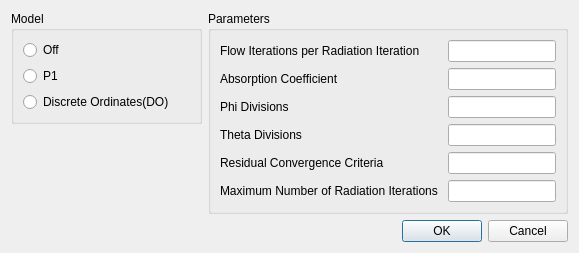
<?xml version="1.0" encoding="UTF-8"?>
<ui version="4.0">
 <class>RadiationDialog</class>
 <widget class="QDialog" name="RadiationDialog">
  <property name="geometry">
   <rect>
    <x>0</x>
    <y>0</y>
    <width>579</width>
    <height>252</height>
   </rect>
  </property>
  <property name="windowTitle">
   <string>Radiation Model</string>
  </property>
  <layout class="QVBoxLayout" name="verticalLayout_4">
   <item>
    <widget class="QWidget" name="widget_5" native="true">
     <layout class="QHBoxLayout" name="horizontalLayout">
      <property name="leftMargin">
       <number>0</number>
      </property>
      <property name="topMargin">
       <number>0</number>
      </property>
      <property name="rightMargin">
       <number>0</number>
      </property>
      <property name="bottomMargin">
       <number>0</number>
      </property>
      <item>
       <widget class="QWidget" name="modelWidget" native="true">
        <layout class="QVBoxLayout" name="verticalLayout_2">
         <property name="leftMargin">
          <number>0</number>
         </property>
         <property name="topMargin">
          <number>0</number>
         </property>
         <property name="rightMargin">
          <number>0</number>
         </property>
         <property name="bottomMargin">
          <number>0</number>
         </property>
         <item>
          <widget class="QGroupBox" name="modelGroup">
           <property name="sizePolicy">
            <sizepolicy hsizetype="Preferred" vsizetype="Preferred">
             <horstretch>0</horstretch>
             <verstretch>0</verstretch>
            </sizepolicy>
           </property>
           <property name="title">
            <string>Model</string>
           </property>
           <layout class="QVBoxLayout" name="verticalLayout">
            <item>
             <widget class="QRadioButton" name="off">
              <property name="text">
               <string>Off</string>
              </property>
              <attribute name="buttonGroup">
               <string notr="true">modelRadioGroup</string>
              </attribute>
             </widget>
            </item>
            <item>
             <widget class="QRadioButton" name="p1">
              <property name="text">
               <string>P1</string>
              </property>
              <attribute name="buttonGroup">
               <string notr="true">modelRadioGroup</string>
              </attribute>
             </widget>
            </item>
            <item>
             <widget class="QRadioButton" name="DO">
              <property name="text">
               <string>Discrete Ordinates(DO)</string>
              </property>
              <attribute name="buttonGroup">
               <string notr="true">modelRadioGroup</string>
              </attribute>
             </widget>
            </item>
           </layout>
          </widget>
         </item>
         <item>
          <spacer name="verticalSpacer">
           <property name="orientation">
            <enum>Qt::Vertical</enum>
           </property>
           <property name="sizeType">
            <enum>QSizePolicy::Expanding</enum>
           </property>
           <property name="sizeHint" stdset="0">
            <size>
             <width>20</width>
             <height>0</height>
            </size>
           </property>
          </spacer>
         </item>
        </layout>
       </widget>
      </item>
      <item>
       <widget class="QWidget" name="parametersWidget" native="true">
        <layout class="QVBoxLayout" name="verticalLayout_3">
         <property name="leftMargin">
          <number>0</number>
         </property>
         <property name="topMargin">
          <number>0</number>
         </property>
         <property name="rightMargin">
          <number>0</number>
         </property>
         <property name="bottomMargin">
          <number>0</number>
         </property>
         <item>
          <widget class="QGroupBox" name="parametersGroup">
           <property name="sizePolicy">
            <sizepolicy hsizetype="Preferred" vsizetype="Preferred">
             <horstretch>0</horstretch>
             <verstretch>0</verstretch>
            </sizepolicy>
           </property>
           <property name="title">
            <string>Parameters</string>
           </property>
           <layout class="QFormLayout" name="formLayout">
            <item row="1" column="0">
             <widget class="QLabel" name="label_2">
              <property name="minimumSize">
               <size>
                <width>0</width>
                <height>0</height>
               </size>
              </property>
              <property name="text">
               <string>Absorption Coefficient</string>
              </property>
             </widget>
            </item>
            <item row="1" column="1">
             <widget class="QLineEdit" name="absorptionCoefficient">
              <property name="sizePolicy">
               <sizepolicy hsizetype="Preferred" vsizetype="Fixed">
                <horstretch>0</horstretch>
                <verstretch>0</verstretch>
               </sizepolicy>
              </property>
             </widget>
            </item>
            <item row="2" column="0">
             <widget class="QLabel" name="phiDivisionsLabel">
              <property name="minimumSize">
               <size>
                <width>0</width>
                <height>0</height>
               </size>
              </property>
              <property name="text">
               <string>Phi Divisions </string>
              </property>
             </widget>
            </item>
            <item row="3" column="1">
             <widget class="QLineEdit" name="thetaDivisions">
              <property name="sizePolicy">
               <sizepolicy hsizetype="Preferred" vsizetype="Fixed">
                <horstretch>0</horstretch>
                <verstretch>0</verstretch>
               </sizepolicy>
              </property>
             </widget>
            </item>
            <item row="4" column="1">
             <widget class="QLineEdit" name="residualConvergenceCriteria">
              <property name="sizePolicy">
               <sizepolicy hsizetype="Preferred" vsizetype="Fixed">
                <horstretch>0</horstretch>
                <verstretch>0</verstretch>
               </sizepolicy>
              </property>
             </widget>
            </item>
            <item row="5" column="1">
             <widget class="QLineEdit" name="maximumNumberOfRadiationIterations">
              <property name="sizePolicy">
               <sizepolicy hsizetype="Preferred" vsizetype="Fixed">
                <horstretch>0</horstretch>
                <verstretch>0</verstretch>
               </sizepolicy>
              </property>
             </widget>
            </item>
            <item row="0" column="0">
             <widget class="QLabel" name="flowIterationsPerRadiationIterationLabel">
              <property name="minimumSize">
               <size>
                <width>0</width>
                <height>0</height>
               </size>
              </property>
              <property name="text">
               <string>Flow Iterations per Radiation Iteration</string>
              </property>
             </widget>
            </item>
            <item row="0" column="1">
             <widget class="QLineEdit" name="flowIterationsPerRadiationIteration">
              <property name="sizePolicy">
               <sizepolicy hsizetype="Preferred" vsizetype="Fixed">
                <horstretch>0</horstretch>
                <verstretch>0</verstretch>
               </sizepolicy>
              </property>
             </widget>
            </item>
            <item row="5" column="0">
             <widget class="QLabel" name="maximumNumberOfRadiationIterationsLabel">
              <property name="minimumSize">
               <size>
                <width>0</width>
                <height>0</height>
               </size>
              </property>
              <property name="text">
               <string>Maximum Number of Radiation Iterations </string>
              </property>
             </widget>
            </item>
            <item row="4" column="0">
             <widget class="QLabel" name="residualConvergenceCriteriaLabel">
              <property name="minimumSize">
               <size>
                <width>0</width>
                <height>0</height>
               </size>
              </property>
              <property name="text">
               <string>Residual Convergence Criteria </string>
              </property>
             </widget>
            </item>
            <item row="3" column="0">
             <widget class="QLabel" name="thetaDivisionsLabel">
              <property name="minimumSize">
               <size>
                <width>0</width>
                <height>0</height>
               </size>
              </property>
              <property name="text">
               <string>Theta Divisions</string>
              </property>
             </widget>
            </item>
            <item row="2" column="1">
             <widget class="QLineEdit" name="phiDivisions">
              <property name="sizePolicy">
               <sizepolicy hsizetype="Preferred" vsizetype="Fixed">
                <horstretch>0</horstretch>
                <verstretch>0</verstretch>
               </sizepolicy>
              </property>
             </widget>
            </item>
           </layout>
          </widget>
         </item>
         <item>
          <spacer name="verticalSpacer_2">
           <property name="orientation">
            <enum>Qt::Vertical</enum>
           </property>
           <property name="sizeHint" stdset="0">
            <size>
             <width>20</width>
             <height>0</height>
            </size>
           </property>
          </spacer>
         </item>
        </layout>
       </widget>
      </item>
     </layout>
    </widget>
   </item>
   <item>
    <widget class="QDialogButtonBox" name="buttonBox">
     <property name="orientation">
      <enum>Qt::Horizontal</enum>
     </property>
     <property name="standardButtons">
      <set>QDialogButtonBox::Cancel|QDialogButtonBox::Ok</set>
     </property>
    </widget>
   </item>
  </layout>
 </widget>
 <resources/>
 <connections>
  <connection>
   <sender>buttonBox</sender>
   <signal>accepted()</signal>
   <receiver>RadiationDialog</receiver>
   <slot>accept()</slot>
   <hints>
    <hint type="sourcelabel">
     <x>248</x>
     <y>254</y>
    </hint>
    <hint type="destinationlabel">
     <x>157</x>
     <y>274</y>
    </hint>
   </hints>
  </connection>
  <connection>
   <sender>buttonBox</sender>
   <signal>rejected()</signal>
   <receiver>RadiationDialog</receiver>
   <slot>reject()</slot>
   <hints>
    <hint type="sourcelabel">
     <x>316</x>
     <y>260</y>
    </hint>
    <hint type="destinationlabel">
     <x>286</x>
     <y>274</y>
    </hint>
   </hints>
  </connection>
 </connections>
 <buttongroups>
  <buttongroup name="modelRadioGroup"/>
 </buttongroups>
</ui>
